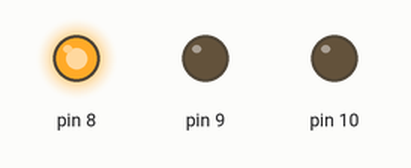
Simulated run of this sketch. Board: Arduino Uno, built with avr-gcc and run on an emulated ATmega328P. Shown: output pins drawn as LEDs (lit = HIGH).

Above: at 0.5 s.
At 2.5 s:
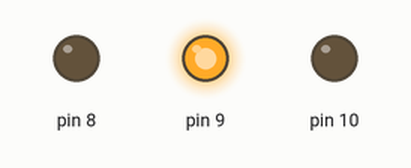
At 4.5 s:
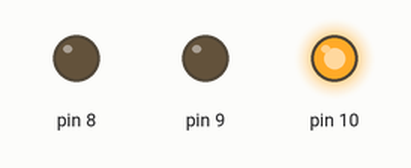
At 5.5 s:
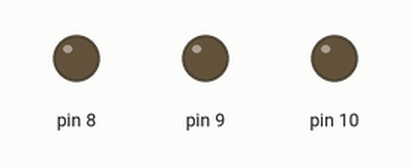
Timing chart, 0 to 7.8 s (numbered marks = the images above):
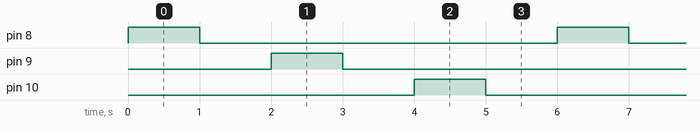

The sketch:

Common_cathode.ino
```cpp
/**
 * Tecnologias de Interface
 * Universidade de Coimbra
 * MSc in Design and Multimedia
 *
 * Author: Tiago Cruz
 * Week 5
 * RGB LED control - common cathode example
 *
 * @since:   02–03–2024
 */

void setup() {
  for (int pin=8;pin<11;pin++)
    pinMode(pin,OUTPUT);
}

void loop() {
  for (int pin=8;pin<11;pin++) {
    digitalWrite(pin,HIGH);
    delay(1000);
    digitalWrite(pin,LOW);
    delay(1000);
  }
}
```

Measured:
- by itself, pin 8–10: alternates HIGH for 1.0 s and LOW for 5.0 s
- by itself, everything shown: repeats every 6.0 s, in 6 steps
